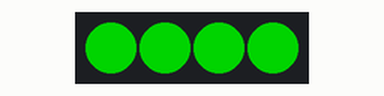
A sketch run on a simulated Arduino Mega 2560, built with avr-gcc and run on an emulated ATmega2560. On the bench: 4 RGB LEDs in strip order, left to right. Dim RGB values are drawn brighter than linear.

Above: at 0.4 s.
At 3.1 s:
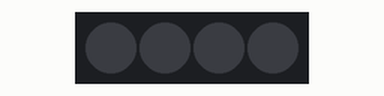
Timing chart, 0 to 4.1 s (numbered marks = the images above):
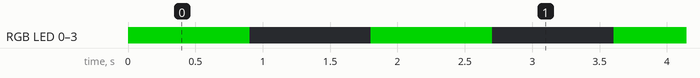

Measured:
- by itself, RGB LED 0–3: alternates RGB(0, 128, 0) for 0.90 s and off for 0.90 s

The sketch:

led-test.ino
```cpp
#include "FastLED.h"
#define NUM_LEDS 4
#define LED_STRIP_PIN 22

CRGB leds[NUM_LEDS];

void setup(){
  //FastLED.addLeds<WS2812, LED_STRIP_PIN, GRB>(leds, NUM_LEDS);
  FastLED.addLeds<NEOPIXEL, LED_STRIP_PIN>(leds, NUM_LEDS);
}

void loop(){
  /*
  leds[0] = CRGB::White; FastLED.show(); delay(30);
  leds[0] = CRGB::Black; FastLED.show(); delay(30);
  leds[1] = CRGB::White; FastLED.show(); delay(30);
  leds[1] = CRGB::Black; FastLED.show(); delay(30);
  */
  //Blinking
  green_light_blinking();
  //red_light_stop();
  //delay(2000);

  //Stop!
  /*
  leds[1] = CRGB(0,255,0);
  FastLED.show();
  leds[2] = CRGB(0,0,255);
  FastLED.show();
  leds[3] = CRGB(255,0,0);
  FastLED.show();*/
}
void green_light_blinking(){
  for(int i=0; i<NUM_LEDS; i++){
  leds[i] = CRGB::Green;
  }
  FastLED.show();
  delay(900);
  for(int i=0; i<NUM_LEDS; i++){
  leds[i] = CRGB::Black;
  }
  FastLED.show();
  delay(900);
}

void red_light_stop(){
  for(int i=0; i<NUM_LEDS; i++){
  leds[i] = CRGB::Red;
  }
  FastLED.show();
}

void blue_light_unloading(){
for(int i=0; i<NUM_LEDS; i++){
  leds[i] = CRGB::Blue;
  }
  FastLED.show();
  delay(900);
  for(int i=0; i<NUM_LEDS; i++){
  leds[i] = CRGB::Black;
  }
  FastLED.show();
  delay(900);
}
```
